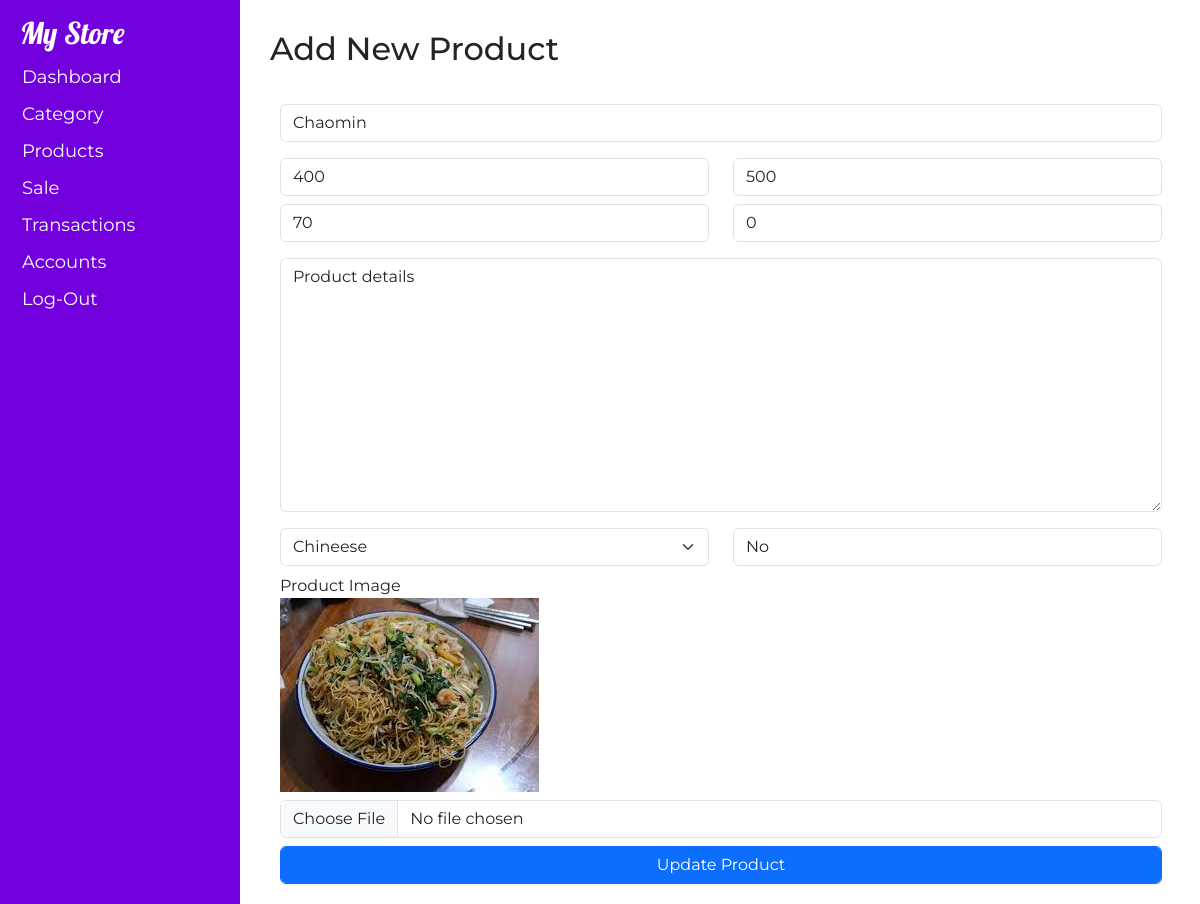
The page /View/product-edit.php?pid=2 on the database its author committed.
### tables this page shows
CREATE TABLE `products` (
  `id` int(25) NOT NULL,
  `name` varchar(255) NOT NULL,
  `pprice` int(11) NOT NULL,
  `sprice` int(11) NOT NULL,
  `tax` int(11) NOT NULL,
  `qty` int(11) NOT NULL,
  `details` varchar(255) NOT NULL,
  `type` varchar(255) NOT NULL,
  `company` varchar(255) NOT NULL,
  `image` varchar(255) NOT NULL,
  `dprice` int(25) DEFAULT 0
);

### Model/editproducts.php (called while the page is built)
<?php
    include('server.php');
    if(isset($_GET['pid'])){
        $id = $_GET['pid'];
        $sql = "SELECT * FROM products WHERE id=$id";
        $query = mysqli_query($conn, $sql);
        $row= mysqli_fetch_row($query);
        $name = $row['1'];
        $pp = $row['2'];
        $sp = $row['3'];
        $tax = $row['4'];
        $qty = $row['5'];
        $details = $row['6'];
        $cat = $row['7'];
        $comp = $row['8'];
        $image = $row['9'];
    }
?>

### View/product-edit.php (the view, shortened to what this page needs)
<?php include('bodyFirst.php');?>
    <div class="main-div">
        <?php include('leftpart.php');?>
        <div class="right-side">
            <h2>Add New Product</h2>
            <?php include('../model/editproducts.php');?>
            <div class="add-product-box">
                <form action="../controller/update-product.php" method="post" enctype="multipart/form-data" class="row">
                    <div class="col-lg-12">
                        <input type="text" value="<?php echo $name;?>" name="name" placeholder="Product Name" class="form-control my-2">
                    </div>
                    <div class="col-lg-6">
                        <input type="text" value="<?php echo $pp;?>" name="pp" placeholder="Purchase Price" class="form-control my-2">
                        <input type="text" value="<?php echo $tax;?>" name="tax" placeholder="Tax" class="form-control my-2">
                    </div>
                    <div class="col-lg-6">
                        <input type="text" value="<?php echo $sp;?>" name="sp" placeholder="Sales Price" class="form-control my-2">
                        <input type="text" value="<?php echo $qty;?>" name="qty" placeholder="Quantity" class="form-control my-2">
                    </div>
                    <div class="col-lg-12">
                        <textarea name="details" id="" cols="30" rows="10" class="form-control my-2"><?php echo $details;?></textarea>
                    </div>
                    <div class="col-lg-6">
                        <select name="category" id="" class="form-select my-2">
                            <option selected value="<?php echo $cat;?>"><?php echo $cat;?></option>
                        </select>
                    </div>
                    <div class="col-lg-6">
                        <input type="text" value="<?php echo $comp;?>" name="company" placeholder="Company Name" class="form-control my-2">
                    </div>
                    <div class="col-lg-12">
                        <label for="">Product Image</label><br>
                        <img src="<?php echo $image;?>" alt="" class="product-img">
                        <input type="file" name="image" class="form-control my-2" value="<?php echo $image;?>">
                        <input type="submit" value="Update Product" class="form-control btn btn-primary">
                    </div>
                </form>
            </div>
        </div>
    </div>
<?php include('bodyEnd.php');?>

### style.css (style rules this page uses)
body * { font-family: 'Montserrat', sans-serif; position: relative; }
.right-side { width: 80%; float:right; padding-left: 30px; padding-top: 30px; }
.add-product-box { width: 97%; padding: 20px 10px; }

### rows shown on the page
products: name "Chaomin", pp "400", tax "70", sp "500", qty "0", details "Product details", category "Chineese", company "No", image (picture)
